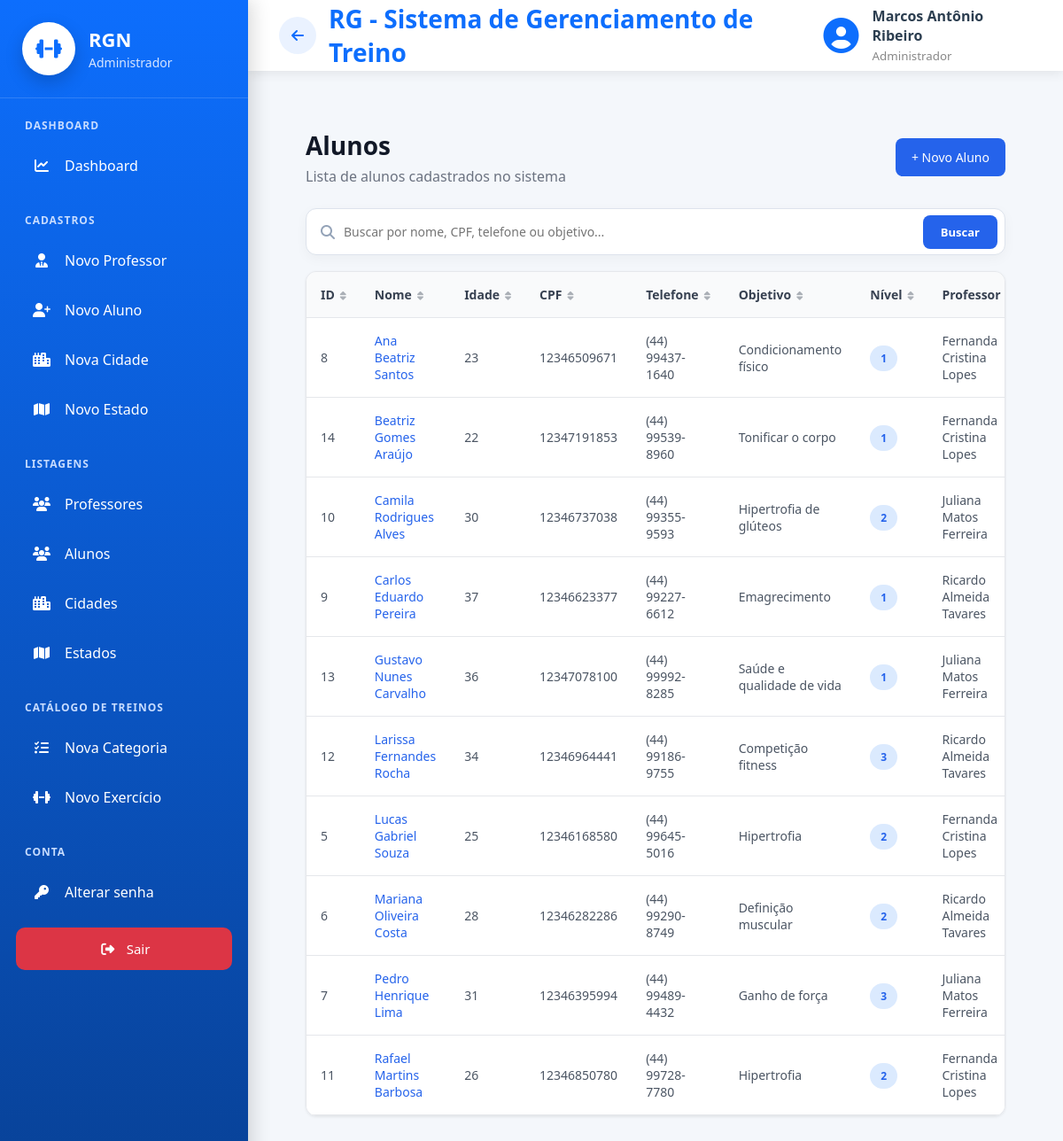
The page /cadastros/listar/aluno/ (signed in) on the database its author committed.
### cadastros/models.py (models this page shows, shortened)
class Auditoria(models.Model):
    cadastrado_em = models.DateTimeField(auto_now_add=True, verbose_name="Cadastrado em")
    atualizado_em = models.DateTimeField(auto_now=True, verbose_name="Atualizado em")
    class Meta:
        abstract = True

class Pessoa(Auditoria):
    TIPO_CHOICES = [
        ('ALUNO', 'Aluno'),
        ('PROFESSOR', 'Professor'),
        ('ADMINISTRADOR', 'Administrador')
    ]
    SEXO_CHOICES = [
        ('M', 'Masculino'),
        ('F', 'Feminino'),
        ('O', 'Outro'),
    ]
    NIVEL_CHOICES = [
        (1, 'Iniciante'),
        (2, 'Intermediário'),
        (3, 'Avançado'),
    ]
    tipo = models.CharField(max_length=20, choices=TIPO_CHOICES, verbose_name="Tipo de Pessoa")
    nome = models.CharField(max_length=50, verbose_name="Nome")
    data_nascimento = models.DateField(verbose_name="Data de nascimento",null=True,blank=True,validators=[validar_data_nascimento],)
    cpf = models.CharField(max_length=11, unique=True, verbose_name="CPF")
    telefone = models.CharField(max_length=15, verbose_name="Telefone")
    objetivo = models.TextField(verbose_name="Objetivo", null=True, blank=True)
    sexo = models.CharField(max_length=20, choices=SEXO_CHOICES, verbose_name="Sexo", null=True, blank=True)
    nivel = models.IntegerField(choices=NIVEL_CHOICES, verbose_name="Nível", null=True, blank=True)
    cidade = models.ForeignKey(Cidade, on_delete=models.PROTECT)
    professor = models.ForeignKey("self", on_delete=models.PROTECT, related_name="alunos", limit_choices_to={"tipo": "PROFESSOR"}, null=True, blank=True)
    usuario = models.OneToOneField("auth.User", on_delete=models.CASCADE, related_name="pessoa_usuario")
    precisa_trocar_senha = models.BooleanField(default=False, verbose_name="Precisa trocar a senha")
    @property
    def idade(self):
        if not self.data_nascimento:
            return None
        hoje = timezone.localdate()
        ja_fez_aniversario = (hoje.month, hoje.day) >= (
            self.data_nascimento.month, self.data_nascimento.day
        )
        return hoje.year - self.data_nascimento.year - (0 if ja_fez_aniversario else 1)
    @property
    def telefone_formatado(self):
        t = ''.join(ch for ch in (self.telefone or '') if ch.isdigit())
        if len(t) == 11:
            return f"({t[:2]}) {t[2:7]}-{t[7:]}"
        if len(t) == 10:
            return f"({t[:2]}) {t[2:6]}-{t[6:]}"
        return self.telefone or ''

### cadastros/views.py (the view, shortened to what this page needs)
# urls.py: path('listar/aluno/', AlunoList.as_view(), name="listar-aluno"),
class AlunoList(LoginRequiredMixin, GroupRequiredMixin, ListView):
    login_url = reverse_lazy('login')
    model = Pessoa
    template_name = "cadastros/listar_alunos.html"
    context_object_name = 'pessoa_list'
    group_required = ["Professor", "Administrador"]
    def get_queryset(self):
        alunos = alunos_do_usuario(self.request.user).select_related(
            'professor', 'cidade'
        ).order_by('nome')
        busca = self.request.GET.get('q', '').strip()
        if not busca:
            return alunos
    def get_context_data(self, **kwargs):
        context = super().get_context_data(**kwargs)
        context['busca'] = self.request.GET.get('q', '').strip()
        return context

### cadastros/permissoes.py (called while the page is built, shortened)
def eh_admin(user):
    return user.is_superuser or user.groups.filter(name="Administrador").exists()

def alunos_do_usuario(user):
    if eh_admin(user):
        return Pessoa.objects.filter(tipo="ALUNO")

### cadastros/templates/cadastros/listar_alunos.html (shortened to what this page needs)
{% extends 'modelo.html' %}
{% load static %}
{% block css %}
<link rel="stylesheet" href="{% static 'css/cadastros/listar_alunos.css' %}">
<link rel="stylesheet" href="{% static 'css/paginas/modelo.css' %}">
{% endblock %}
{% block main %}
<div class="list-container">
    <div class="list-header">
        <div>
            <h2>Alunos</h2>
            <p>Lista de alunos cadastrados no sistema</p>
        </div>
        <a href="{% url 'cadastrar-aluno' %}" class="btn-novo">
            + Novo Aluno
        </a>
    </div>
    <form method="get" class="busca-alunos">
        <i class="fas fa-search"></i>
        <input type="text" name="q" value="{{ busca }}" placeholder="Buscar por nome, CPF, telefone ou objetivo..."
            autocomplete="off">
        <button type="submit">Buscar</button>
    </form>
    <div class="table-container">
        <table class="table-list" data-ordenavel>
            <thead>
                <tr>
                    <th>ID</th>
                    <th>Nome</th>
                    <th>Idade</th>
                    <th>CPF</th>
                    <th>Telefone</th>
                    <th>Objetivo</th>
                    <th>Nível</th>
                    <th>Professor</th>
                </tr>
            </thead>
            <tbody>
                {% for aluno in object_list %}
                <tr>
                    <td>{{ aluno.id }}</td>
                    <td>
                        <a href="{% url 'detalhe-aluno' aluno.id %}" class="link-aluno">
                            {{ aluno.nome }}
                        </a>
                    </td>
                    <td>{{ aluno.idade|default_if_none:"-" }}</td>
                    <td>{{ aluno.cpf }}</td>
                    <td>{{ aluno.telefone_formatado }}</td>
                    <td>{{ aluno.objetivo }}</td>
                    <td><span class="badge">{{ aluno.nivel }}</span></td>
                    <td>{{ aluno.professor.nome|default:"-" }}</td>
                        {% url 'editar-aluno' aluno.id as editar_url %}
                        {% url 'excluir-aluno' aluno.id as excluir_url %}
                </tr>
                {% endfor %}
            </tbody>
        </table>
    </div>
</div>
{% endblock %}

### paginas/templates/modelo.html (shortened to what this page needs)
{% load static %}
<!DOCTYPE html>
<html lang="pt-br">
<head>
    <link rel="stylesheet" href="{% static 'css/paginas/modelo.css' %}">
    <link rel="stylesheet" href="{% static 'css/paginas/menu.css' %}">
    <link rel="stylesheet" href="{% static 'css/paginas/dashboard/dashboard_admin.css' %}">
    <link rel="stylesheet" href="{% static 'css/paginas/dashboard/dashboard_aluno.css' %}">
    <link rel="stylesheet" href="{% static 'css/paginas/dashboard/dashboard_professor.css' %}">
    <link rel="stylesheet" href="https://cdnjs.cloudflare.com/ajax/libs/font-awesome/6.7.2/css/all.min.css">
    <link rel="stylesheet" href="{% static 'css/global/ordenar_tabela.css' %}">
    <link rel="stylesheet" href="{% static 'css/global/acoes_dropdown.css' %}">
    <link rel="stylesheet" href="{% static 'css/global/kpi_cards.css' %}">
    {% block css %}
    {% endblock %}
</head>
<body>
    <div class="layout">
        {% if request.user.is_authenticated %}
        {% if is_admin %}
        {% include 'menus/menu_admin.html' %}
        {% elif is_professor %}
        {% include 'menus/menu_professor.html' %}
        {% elif is_aluno %}
        {% include 'menus/menu_aluno.html' %}
        {% endif %}
        {% endif %}
        <div class="main-area">
            <header class="topbar">
                <div class="titulo">
                    {% if request.user.is_authenticated %}
                    {% if request.resolver_match.url_name != 'inicio' %}
                    <a href="{% url 'inicio' %}" id="btn-voltar" class="btn-voltar-topo" title="Voltar">
                        <i class="fas fa-arrow-left"></i>
                    </a>
                    {% endif %}
                    {% endif %}
                    <h2>
                        {% block titulo %}
                        RG - Sistema de Gerenciamento de Treino
                        {% endblock %}
                    </h2>
                </div>
                {% if request.user.is_authenticated %}
                <div class="usuario">
                    <i class="fas fa-circle-user"></i>
                    <div>
                        <strong>
                            {{ request.user.pessoa_usuario.nome }}
                        </strong>
                        <small>
                            {% if is_admin %}
                            Administrador
                            {% elif is_professor %}
                            Professor
                            {% elif is_aluno %}
                            Aluno
                            {% endif %}
                        </small>
                    </div>
                </div>
                {% endif %}
            </header>
            <main class="conteudo">
                {% block main %}
                {% endblock %}
            </main>
        </div>
    </div>
</body>
</html>

### static/css/paginas/modelo.css (style rules this page uses)
* { margin:0; padding:0; box-sizing:border-box; font-family:"Segoe UI",sans-serif; }
body { background:#f4f7fb; color:#2c3e50; }
.layout { display:flex; min-height:100vh; }
.main-area { margin-left:280px; width:calc(100% - 280px); display:flex; flex-direction:column; }
.topbar { height:80px; background:white; display:flex; justify-content:space-between; align-items:center; padding:0 35px; box-shadow:0 3px 12px rgba(0,0,0,.08); }
.titulo h2 { color:#0d6efd; font-size:28px; }
.usuario { display:flex; align-items:center; gap:15px; }
.usuario i { font-size:40px; color:#0d6efd; }
.usuario strong { display:block; font-size:16px; }
.usuario small { color:#888; }
.conteudo { flex:1; padding:35px; }
.titulo { display:flex; align-items:center; gap:14px; }
.btn-voltar-topo { width:42px; height:42px; display:flex; align-items:center; justify-content:center; flex-shrink:0; border-radius:50%; background:#eaf2ff; color:#0d6efd; text-decoration:none; font-size:16px; transition:.2s; }

### static/css/paginas/menu.css (style rules this page uses)
.badge { background: #dc3545; color: white; font-size: 11px; font-weight: 700; padding: 2px 7px; border-radius: 10px; margin-left: auto; }

### static/css/paginas/dashboard/dashboard_admin.css (style rules this page uses)
* { margin:0; padding:0; box-sizing:border-box; }

### static/css/global/ordenar_tabela.css (style rules this page uses)
th.ordenavel { cursor: pointer; user-select: none; white-space: nowrap; }

### static/css/cadastros/listar_alunos.css (style rules this page uses)
.list-container { padding: 30px; }
.list-header { display: flex; align-items: center; justify-content: space-between; margin-bottom: 25px; }
.list-header h2 { font-size: 28px; color: #111827; margin-bottom: 5px; }
.list-header p { color: #6b7280; }
.btn-novo { background: #2563eb; color: #fff; padding: 12px 18px; border-radius: 8px; text-decoration: none; font-size: 14px; font-weight: 500; }
.table-container { background: #fff; border-radius: 12px; overflow-x: auto; border: 1px solid #e5e7eb; box-shadow: 0 1px 3px rgba(0,0,0,0.08); }
.table-list { width: 100%; border-collapse: collapse; min-width: 850px; }
.link-aluno { text-decoration: none; color: #2563eb; font-weight: 500; }
.table-list thead { background: #f9fafb; }
.table-list th, .table-list td { padding: 16px; text-align: left; font-size: 14px; border-bottom: 1px solid #e5e7eb; }
.table-list th { color: #374151; }
.table-list td { color: #4b5563; }
.badge { background: #dbeafe; color: #2563eb; padding: 6px 12px; border-radius: 20px; font-size: 12px; font-weight: 600; }
.busca-alunos { display:flex; align-items:center; gap:10px; background:white; border:1px solid #dde3ec; border-radius:12px; padding:6px 8px 6px 16px; margin-bottom:18px; box-shadow:0 4px 14px rgba(0,0,0,.04); }
.busca-alunos i { color:#94a3b8; }
.busca-alunos input { flex:1; border:none; outline:none; background:transparent; font-size:14px; padding:10px 0; color:#334155; }
.busca-alunos button { background:#2563eb; color:white; border:none; padding:10px 20px; border-radius:8px; font-size:13px; font-weight:600; cursor:pointer; transition:.2s; }

### rows shown on the page
Pessoa: id "8", nome "Ana Beatriz Santos", idade "23", cpf "12346509671", telefone_formatado "(44) 99437-1640", objetivo "Condicionamento físico", nivel "1", professor.nome "Fernanda Cristina Lopes"
Pessoa: id "14", nome "Beatriz Gomes Araújo", idade "22", cpf "12347191853", telefone_formatado "(44) 99539-8960", objetivo "Tonificar o corpo", nivel "1", professor.nome "Fernanda Cristina Lopes"
Pessoa: id "10", nome "Camila Rodrigues Alves", idade "30", cpf "12346737038", telefone_formatado "(44) 99355-9593", objetivo "Hipertrofia de glúteos", nivel "2", professor.nome "Juliana Matos Ferreira"
Pessoa: id "9", nome "Carlos Eduardo Pereira", idade "37", cpf "12346623377", telefone_formatado "(44) 99227-6612", objetivo "Emagrecimento", nivel "1", professor.nome "Ricardo Almeida Tavares"
Pessoa: id "13", nome "Gustavo Nunes Carvalho", idade "36", cpf "12347078100", telefone_formatado "(44) 99992-8285", objetivo "Saúde e qualidade de vida", nivel "1", professor.nome "Juliana Matos Ferreira"
Pessoa: id "12", nome "Larissa Fernandes Rocha", idade "34", cpf "12346964441", telefone_formatado "(44) 99186-9755", objetivo "Competição fitness", nivel "3", professor.nome "Ricardo Almeida Tavares"
Pessoa: id "5", nome "Lucas Gabriel Souza", idade "25", cpf "12346168580", telefone_formatado "(44) 99645-5016", objetivo "Hipertrofia", nivel "2", professor.nome "Fernanda Cristina Lopes"
Pessoa: id "6", nome "Mariana Oliveira Costa", idade "28", cpf "12346282286", telefone_formatado "(44) 99290-8749", objetivo "Definição muscular", nivel "2", professor.nome "Ricardo Almeida Tavares"
Pessoa: id "7", nome "Pedro Henrique Lima", idade "31", cpf "12346395994", telefone_formatado "(44) 99489-4432", objetivo "Ganho de força", nivel "3", professor.nome "Juliana Matos Ferreira"
Pessoa: id "11", nome "Rafael Martins Barbosa", idade "26", cpf "12346850780", telefone_formatado "(44) 99728-7780", objetivo "Hipertrofia", nivel "2", professor.nome "Fernanda Cristina Lopes"

### other values the page prints
{{ request.user.pessoa_usuario.nome }} "Marcos Antônio Ribeiro"
